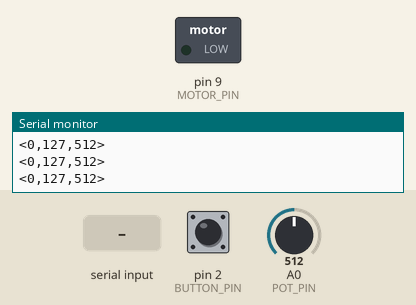
This sketch was run on a simulated Arduino Uno, built with avr-gcc and run on an emulated ATmega328P. Parts: switched loads named in the sketch (green lamp = pin HIGH), the last lines printed to the serial monitor. Inputs (shaded band) come from the test bench; at power-on: pin 2 (BUTTON_PIN) HIGH, A0 (POT_PIN) = 512.

Above: at 1.2 s.
1.3 s: pin 2 (BUTTON_PIN) pulled LOW for 0.15 s
At 1.6 s:
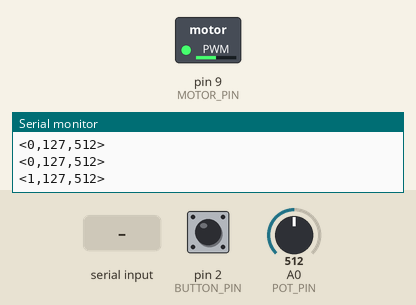
2.9 s: A0 (POT_PIN) set to 716
At 4.0 s:
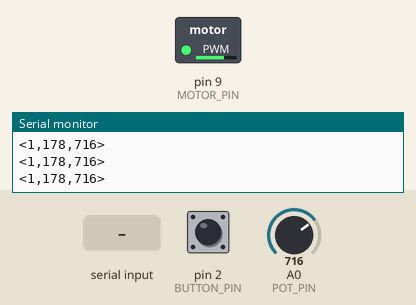
4.4 s: A0 (POT_PIN) set to 900
At 5.2 s:
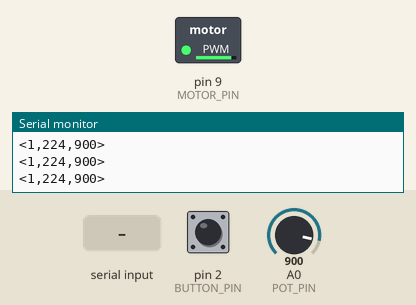
5.9 s: A0 (POT_PIN) set to 190
At 6.3 s:
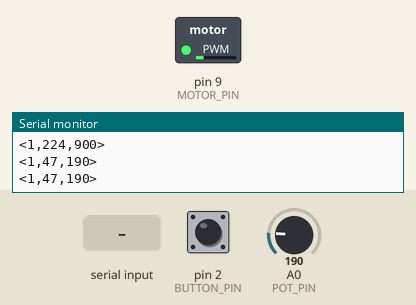
7.4 s: "<1>" received over Serial
At 10.3 s:
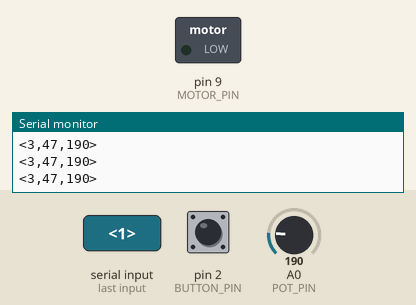
Timing chart, 0 to 11.4 s (numbered marks = the images above; inputs shaded):
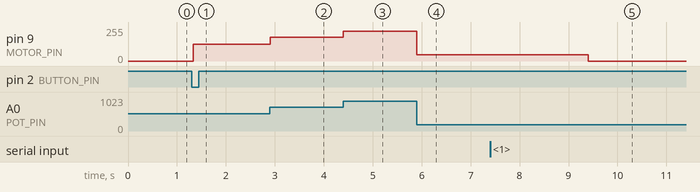

The sketch:

motor_fsm.ino
```cpp
// 4-state motor controller with a 2 s communication watchdog
// (pairs with src/serial_bridge.py + src/mqtt_dashboard.py)
//
// Protocol in : <1,speed> web override, <1> on, <0> off, <H> heartbeat
// Protocol out: <state,speed,pot> every 200 ms, state = 0..3

enum SystemState {
  STATE_MANUAL_OFF,     // 0: Motor OFF, ready
  STATE_MANUAL_ON,      // 1: Motor ON, physical knob control
  STATE_WEB_OVERRIDE,   // 2: Motor ON, web slider control (Watchdog ARMED)
  STATE_FAULT_LOCKOUT   // 3: EMERGENCY LOCK! Requires physical button press to clear
};

SystemState currentState = STATE_MANUAL_OFF;

const int BUTTON_PIN = 2;
const int POT_PIN    = A0;
const int MOTOR_PIN  = 9;

unsigned long lastTelemetryTime = 0;
unsigned long lastHeartbeatTime = 0;
unsigned long lastChange = 0;
const unsigned long DEBOUNCE_MS = 30;

bool lastReading = HIGH;
bool buttonState = HIGH;

char rxBuffer[16];
int rxIndex = 0;
bool isRecording = false;

int currentSpeed = 0;
int lockedPotBaseline = 0;

int readSmoothedPot() {
  long sum = 0;
  for (int i = 0; i < 8; i++) {
    sum += analogRead(POT_PIN);
  }
  return (int)(sum / 8);
}

void setup() {
  pinMode(BUTTON_PIN, INPUT_PULLUP);
  pinMode(MOTOR_PIN, OUTPUT);
  analogWrite(MOTOR_PIN, 0);
  Serial.begin(9600);

  lockedPotBaseline = readSmoothedPot();
  currentSpeed = map(lockedPotBaseline, 0, 1023, 0, 255);
}

void loop() {
  // --- 1. INPUT: PHYSICAL BUTTON EDGE DETECTOR ---
  bool buttonJustPressed = false;
  bool reading = digitalRead(BUTTON_PIN);
  if (reading != lastReading) {
    lastChange = millis();
  }
  if ((millis() - lastChange) > DEBOUNCE_MS && reading != buttonState) {
    buttonState = reading;
    if (buttonState == LOW) {
      buttonJustPressed = true;
    }
  }
  lastReading = reading;

  // --- 2. INPUT: SMOOTHED POTENTIOMETER ---
  int potValue = readSmoothedPot();

  // --- 3. INPUT: SERIAL COMMANDS FROM PI (<state,speed> or <H>) ---
  while (Serial.available() > 0) {
    char c = Serial.read();
    if (c == '<') {
      rxIndex = 0;
      isRecording = true;
    }
    else if (c == '>' && isRecording) {
      rxBuffer[rxIndex] = '\0';
      isRecording = false;
      lastHeartbeatTime = millis(); // Reset 2-second watchdog timer!

      // SAFETY GUARD: Ignore web ON/OFF commands if in STATE_FAULT_LOCKOUT!
      if (currentState != STATE_FAULT_LOCKOUT) {
        if (rxBuffer[0] == '1') {
          if (rxBuffer[1] == ',') {
            currentSpeed = constrain(atoi(&rxBuffer[2]), 0, 255);
          }
          lockedPotBaseline = potValue;
          currentState = STATE_WEB_OVERRIDE;
        }
        else if (rxBuffer[0] == '0') {
          currentState = STATE_MANUAL_OFF;
        }
      }
    }
    else if (isRecording && rxIndex < 15) {
      rxBuffer[rxIndex++] = c;
    }
  }

  // --- 4. BRAIN: 4-STATE FINITE STATE MACHINE ---
  switch (currentState) {

    case STATE_MANUAL_OFF:
      analogWrite(MOTOR_PIN, 0);
      if (buttonJustPressed) {
        currentState = STATE_MANUAL_ON;
      }
      break;

    case STATE_MANUAL_ON:
      if (abs(potValue - lockedPotBaseline) > 12) {
        currentSpeed = map(potValue, 0, 1023, 0, 255);
        lockedPotBaseline = potValue;
      }
      analogWrite(MOTOR_PIN, currentSpeed);
      if (buttonJustPressed) {
        currentState = STATE_MANUAL_OFF;
      }
      break;

    case STATE_WEB_OVERRIDE:
      analogWrite(MOTOR_PIN, currentSpeed);

      if (millis() - lastHeartbeatTime > 2000) {
        currentState = STATE_FAULT_LOCKOUT; // 2s Timeout -> Lockout!
      }
      else if (buttonJustPressed) {
        currentState = STATE_MANUAL_OFF;    // Button press -> Normal Off
      }
      else if (abs(potValue - lockedPotBaseline) > 75) {
        lockedPotBaseline = potValue;
        currentState = STATE_MANUAL_ON;     // Knob twist -> Manual On
      }
      break;

    case STATE_FAULT_LOCKOUT:
      analogWrite(MOTOR_PIN, 0);
      if (buttonJustPressed) {
        currentState = STATE_MANUAL_OFF;    // Physical reset clears the fault!
      }
      break;
  }

  // --- 5. OUTPUT: 200ms TELEMETRY (<0..3,speed,pot>) ---
  if (millis() - lastTelemetryTime >= 200) {
    lastTelemetryTime = millis();
    Serial.print("<");
    Serial.print((int)currentState); // Sends 0, 1, 2, or 3!
    Serial.print(",");
    Serial.print(currentSpeed);
    Serial.print(",");
    Serial.print(potValue);
    Serial.println(">");
  }
}
```

Measured:
- after the input at 1.3 s, pin 9 (MOTOR_PIN): 0/255 → 127/255 at once
- after the input at 2.9 s, pin 9 (MOTOR_PIN): 127/255 → 178/255 at once
- after the input at 4.4 s, pin 9 (MOTOR_PIN): 178/255 → 224/255 at once
- after the input at 5.9 s, pin 9 (MOTOR_PIN): 224/255 → 47/255 at once
- after the input at 7.4 s, pin 9 (MOTOR_PIN): 47/255 → 0/255 after 2.0 s
